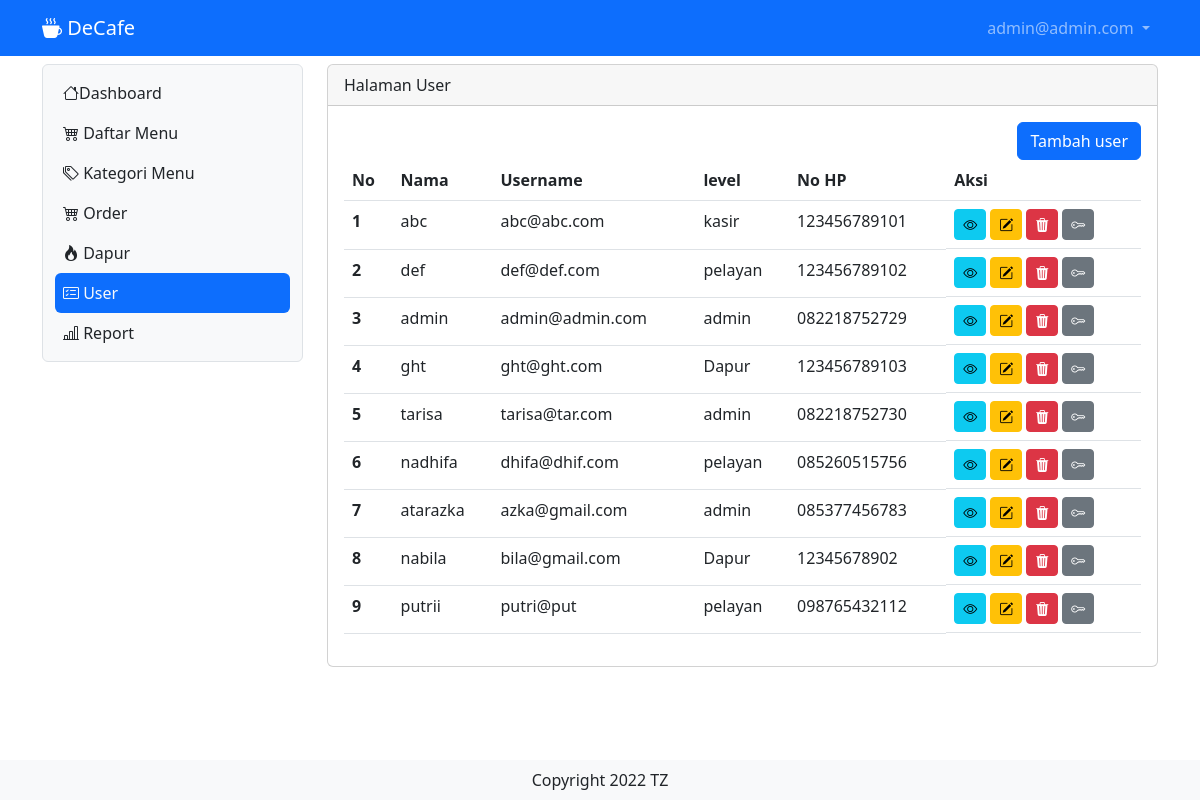
The app's page /decafe/user (signed in) with its own data.
### tables this page shows
CREATE TABLE IF NOT EXISTS `tb_user` (
  `id` int NOT NULL AUTO_INCREMENT,
  `nama` varchar(200) DEFAULT NULL,
  `username` varchar(200) DEFAULT NULL,
  `password` varchar(200) DEFAULT NULL,
  `level` int DEFAULT NULL,
  `nohp` varchar(15) DEFAULT NULL,
  `alamat` varchar(300) DEFAULT NULL,
  PRIMARY KEY (`id`)
);

### decafe/user.php (the view, shortened to what this page needs)
<?php
include "proses/connect.php";
$query = mysqli_query($conn, "SELECT * FROM tb_user");
while ($record = mysqli_fetch_array($query)) {
    $result[] = $record;
}
?>
<div class="col-lg-9 mt-2">
    <div class="card">
        <div class="card-header">
            Halaman User
        </div>
        <div class="card-body">
            <div class="row">
                <div class="col d-flex justify-content-end">
                    <button class="btn btn-primary" data-bs-toggle="modal" data-bs-target="#ModalTambahUser">Tambah user</button>
                </div>
            </div>
    <?php
            if (empty($result)) {
                echo "Data user tidak ada";
            } else {
    ?>
        <div class="table-responsive">
            <table class="table table-hover">
                <thead>
                    <tr>
                        <th scope="col">No</th>
                        <th scope="col">Nama</th>
                        <th scope="col">Username</th>
                        <th scope="col">level</th>
                        <th scope="col">No HP</th>
                        <th scope="col">Aksi</th>
                    </tr>
                </thead>
                <tbody>
                    <?php
                    $no = 1;
                    foreach ($result as $row) {
                    ?>
                        <tr>
                            <th scope="row"><?php echo $no++ ?></th>
                            <td><?php echo $row['nama'] ?></td>
                            <td><?php echo $row['username'] ?></td>
                            <td>
                                <?php
                                if ($row['level'] == 1) {
                                    echo "admin";
                                } elseif ($row['level'] == 2) {
                                    echo "kasir";
                                } elseif ($row['level'] == 3) {
                                    echo "pelayan";
                                } elseif ($row['level'] == 4) {
                                    echo "Dapur";
                                }
                                ?>
                            </td>
                            <td><?php echo $row['nohp'] ?></td>
                            <td class="d-flex">
                                <button class="btn btn-info btn-sm me-1" data-bs-toggle="modal" data-bs-target="#ModalView<?php echo $row['id'] ?>"><i class="bi bi-eye"></i></button>
                                <button class="btn btn-warning btn-sm me-1" data-bs-toggle="modal" data-bs-target="#ModalEdit<?php echo $row['id'] ?>"><i class="bi bi-pencil-square"></i></button>
                                <button class="btn btn-danger btn-sm me-1" data-bs-toggle="modal" data-bs-target="#Modaldelete<?php echo $row['id'] ?>"><i class="bi bi-trash3-fill"></i></button>
                                <button class="btn btn-secondary btn-sm" data-bs-toggle="modal" data-bs-target="#ModalResetPassword<?php echo $row['id'] ?>"> <i class="bi bi-key"></i> </button>
                            </td>
                        </tr>
                    <?php
                    }
                    ?>
                </tbody>
            </table>
        </div>
    <?php
            }
    ?>
    </div>
</div>
</div>

### decafe/header.php (shortened to what this page needs)
<?php
include "proses/connect.php";
$query = mysqli_query($conn, "SELECT * FROM tb_user WHERE username='$_SESSION[username_decafe]'");
?>
<nav class="navbar navbar-expand navbar-dark bg-primary sticky-top">
    <div class="container-lg">
        <a class="navbar-brand" href="."> <i class="bi bi-cup-hot-fill"></i> DeCafe</a>
        <div class="collapse navbar-collapse justify-content-end" id="navbarNavDropdown">
            <ul class="navbar-nav">
                <li class="nav-item dropdown">
                    <a class="nav-link dropdown-toggle" href="#" role="button" data-bs-toggle="dropdown" aria-expanded="false">
                        <?php echo $hasil['username'];
                        ?>
                    </a>
                </li>
            </ul>
        </div>
    </div>
</nav>

### records on screen
tb_user: username "admin@admin.com", nama "admin", level "admin", nohp "082218752729"
tb_user: nama "abc", username "abc@abc.com", level "kasir", nohp "123456789101"
tb_user: nama "def", username "def@def.com", level "pelayan", nohp "123456789102"
tb_user: nama "ght", username "ght@ght.com", level "Dapur", nohp "123456789103"
tb_user: nama "tarisa", username "tarisa@tar.com", level "admin", nohp "082218752730"
tb_user: nama "nadhifa", username "dhifa@dhif.com", level "pelayan", nohp "085260515756"
tb_user: nama "atarazka", username "azka@gmail.com", level "admin", nohp "085377456783"
tb_user: nama "nabila", username "bila@gmail.com", level "Dapur", nohp "12345678902"
tb_user: nama "putrii", username "putri@put", level "pelayan", nohp "098765432112"
